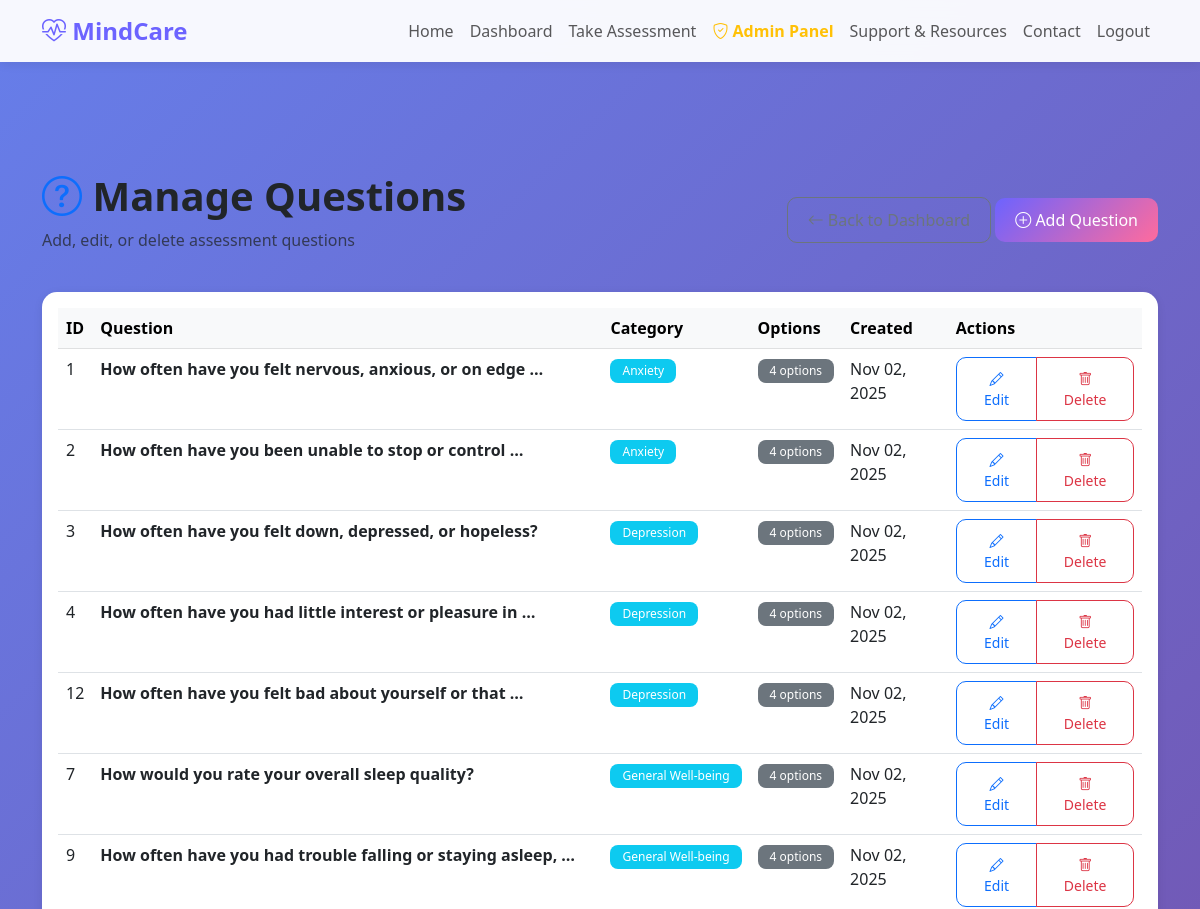
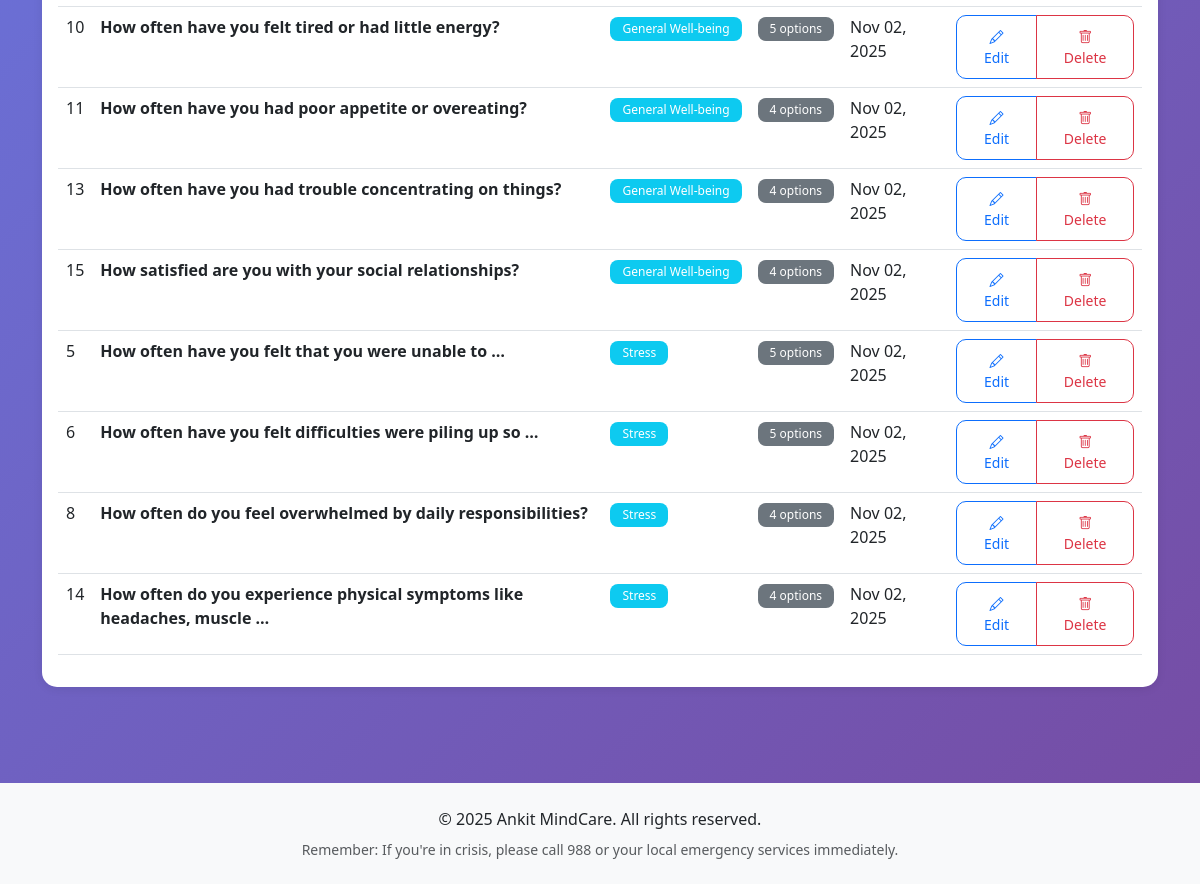
Screenshot of /admin-panel/questions/ (signed in) with the database file from the repository (2 pictures, top to bottom).
### assessments/models.py (models this page shows, shortened)
class Question(models.Model):
    CATEGORY_CHOICES = [
        ('anxiety', 'Anxiety'),
        ('depression', 'Depression'),
        ('stress', 'Stress'),
        ('general', 'General Well-being'),
    ]
    text = models.TextField()
    category = models.CharField(max_length=20, choices=CATEGORY_CHOICES, default='general')
    created_at = models.DateTimeField(auto_now_add=True)
    class Meta:
        ordering = ['category', 'id']

### assessments/views.py (the view)
# urls.py: path('admin-panel/questions/', views.admin_questions, name='admin_questions'),
@login_required
@user_passes_test(is_staff_user)
def admin_questions(request):
    questions = Question.objects.prefetch_related('options').all()
    context = {
        'questions': questions,
    }
    return render(request, 'assessments/admin/questions.html', context)

### assessments/views.py (called while the page is built)
def is_staff_user(user):
    return user.is_authenticated and user.is_staff

### assessments/templates/assessments/admin/questions.html (shortened to what this page needs)
{% extends 'assessments/base.html' %}
{% block content %}
<div class="container py-5 mt-5">
    <div class="row mb-4">
        <div class="col-12">
            <div class="d-flex justify-content-between align-items-center">
                <div>
                    <h1 class="fw-bold mb-2">
                        <i class="bi bi-question-circle text-primary"></i> Manage Questions
                    </h1>
                    <p class="text-muted">Add, edit, or delete assessment questions</p>
                </div>
                <div>
                    <a href="{% url 'admin_dashboard' %}" class="btn btn-outline-secondary">
                        <i class="bi bi-arrow-left"></i> Back to Dashboard
                    </a>
                    <a href="{% url 'admin_add_question' %}" class="btn btn-primary">
                        <i class="bi bi-plus-circle"></i> Add Question
                    </a>
                </div>
            </div>
        </div>
    </div>
    {% if questions %}
    <div class="row">
        <div class="col-12">
            <div class="card shadow-sm">
                <div class="card-body">
                    <div class="table-responsive">
                        <table class="table table-hover">
                            <thead class="table-light">
                                <tr>
                                    <th>ID</th>
                                    <th>Question</th>
                                    <th>Category</th>
                                    <th>Options</th>
                                    <th>Created</th>
                                    <th>Actions</th>
                                </tr>
                            </thead>
                            <tbody>
                                {% for question in questions %}
                                <tr>
                                    <td>{{ question.id }}</td>
                                    <td>
                                        <strong>{{ question.text|truncatewords:10 }}</strong>
                                    </td>
                                    <td>
                                        <span class="badge bg-info">{{ question.get_category_display }}</span>
                                    </td>
                                    <td>
                                        <span class="badge bg-secondary">{{ question.options.count }} options</span>
                                    </td>
                                    <td>{{ question.created_at|date:"M d, Y" }}</td>
                                    <td>
                                        <div class="btn-group" role="group">
                                            <a href="{% url 'admin_edit_question' question.id %}" class="btn btn-sm btn-outline-primary">
                                                <i class="bi bi-pencil"></i> Edit
                                            </a>
                                            <a href="{% url 'admin_delete_question' question.id %}" class="btn btn-sm btn-outline-danger">
                                                <i class="bi bi-trash"></i> Delete
                                            </a>
                                        </div>
                                    </td>
                                </tr>
                                {% endfor %}
                            </tbody>
                        </table>
                    </div>
                </div>
            </div>
        </div>
    </div>
    {% endif %}
</div>
{% endblock %}

### assessments/templates/assessments/base.html (shortened to what this page needs)
{% load static %}
<!DOCTYPE html>
<html lang="en">
<head>
    <link href="https://cdn.jsdelivr.net/npm/bootstrap@5.3.0/dist/css/bootstrap.min.css" rel="stylesheet">
    <link rel="stylesheet" href="https://cdn.jsdelivr.net/npm/bootstrap-icons@1.11.0/font/bootstrap-icons.css">
    <link rel="stylesheet" href="{% static 'css/style.css' %}">
</head>
<body>
    <nav class="navbar navbar-expand-lg navbar-light bg-light fixed-top shadow-sm">
        <div class="container">
            <a class="navbar-brand fw-bold text-primary" href="{% url 'home' %}">
                <i class="bi bi-heart-pulse"></i> MindCare
            </a>
            <div class="collapse navbar-collapse" id="navbarNav">
                <ul class="navbar-nav ms-auto">
                    <li class="nav-item">
                        <a class="nav-link" href="{% url 'home' %}">Home</a>
                    </li>
                    {% if user.is_authenticated %}
                    <li class="nav-item">
                        <a class="nav-link" href="{% url 'dashboard' %}">Dashboard</a>
                    </li>
                    <li class="nav-item">
                        <a class="nav-link" href="{% url 'quiz' %}">Take Assessment</a>
                    </li>
                    {% endif %}
                    {% if user.is_authenticated and user.is_staff %}
                    <li class="nav-item">
                        <a class="nav-link text-warning fw-bold" href="{% url 'admin_dashboard' %}">
                            <i class="bi bi-shield-check"></i> Admin Panel
                        </a>
                    </li>
                    {% endif %}
                    <li class="nav-item">
                        <a class="nav-link" href="{% url 'guidance' %}">Support & Resources</a>
                    </li>
                    <li class="nav-item">
                        <a class="nav-link" href="{% url 'contact' %}">Contact</a>
                    </li>
                    {% if user.is_authenticated %}
                    <li class="nav-item">
                        <a class="nav-link" href="{% url 'logout' %}">Logout</a>
                    </li>
                    {% endif %}
                </ul>
            </div>
        </div>
    </nav>
    <main>
        {% block content %}{% endblock %}
    </main>
    <footer class="bg-light text-center py-4 mt-5">
        <div class="container">
            <p class="mb-2">&copy; 2025 Ankit MindCare. All rights reserved.</p>
            <p class="text-muted small mb-0">
                Remember: If you're in crisis, please call 988 or your local emergency services immediately.
            </p>
        </div>
    </footer>
</body>
</html>

### static/css/style.css (style rules this page uses)
:root { --primary-color: #6c63ff; --secondary-color: #ff6b9d; --success-color: #10b981; --info-color: #3b82f6; --warning-color: #f59e0b; --danger-color: #ef4444; --gradient-start: #667eea; --gradient-end: #764ba2; }
body { font-family: 'Segoe UI', Tahoma, Geneva, Verdana, sans-serif; background: linear-gradient(135deg, #667eea 0%, #764ba2 100%); min-height: 100vh; padding-top: 76px; }
.navbar { backdrop-filter: blur(10px); background: rgba(255, 255, 255, 0.95) !important; }
.navbar-brand { font-size: 1.5rem; color: var(--primary-color) !important; }
.nav-link { font-weight: 500; transition: color 0.3s ease; }
.btn { border-radius: 10px; padding: 10px 20px; font-weight: 500; transition: all 0.3s ease; }
.btn-primary { background: linear-gradient(135deg, var(--primary-color) 0%, var(--secondary-color) 100%); border: none; }
.card { border: none; border-radius: 15px; transition: transform 0.3s ease, box-shadow 0.3s ease; }
.shadow-sm { box-shadow: 0 2px 10px rgba(0, 0, 0, 0.08) !important; }
.badge { padding: 6px 12px; border-radius: 8px; font-weight: 500; }

### rows the page displays
Question: id "1", text "How often have you felt nervous, anxious, or on edge …", category "Anxiety", options.count "4", created_at "Nov 02, 2025"
Question: id "2", text "How often have you been unable to stop or control …", category "Anxiety", options.count "4", created_at "Nov 02, 2025"
Question: id "3", text "How often have you felt down, depressed, or hopeless?", category "Depression", options.count "4", created_at "Nov 02, 2025"
Question: id "4", text "How often have you had little interest or pleasure in …", category "Depression", options.count "4", created_at "Nov 02, 2025"
Question: id "12", text "How often have you felt bad about yourself or that …", category "Depression", options.count "4", created_at "Nov 02, 2025"
Question: id "7", text "How would you rate your overall sleep quality?", category "General Well-being", options.count "4", created_at "Nov 02, 2025"
Question: id "9", text "How often have you had trouble falling or staying asleep, …", category "General Well-being", options.count "4", created_at "Nov 02, 2025"
Question: id "10", text "How often have you felt tired or had little energy?", category "General Well-being", options.count "5", created_at "Nov 02, 2025"
Question: id "11", text "How often have you had poor appetite or overeating?", category "General Well-being", options.count "4", created_at "Nov 02, 2025"
Question: id "13", text "How often have you had trouble concentrating on things?", category "General Well-being", options.count "4", created_at "Nov 02, 2025"
Question: id "15", text "How satisfied are you with your social relationships?", category "General Well-being", options.count "4", created_at "Nov 02, 2025"
Question: id "5", text "How often have you felt that you were unable to …", category "Stress", options.count "5", created_at "Nov 02, 2025"
Question: id "6", text "How often have you felt difficulties were piling up so …", category "Stress", options.count "5", created_at "Nov 02, 2025"
Question: id "8", text "How often do you feel overwhelmed by daily responsibilities?", category "Stress", options.count "4", created_at "Nov 02, 2025"
Question: id "14", text "How often do you experience physical symptoms like headaches, muscle …", category "Stress", options.count "4", created_at "Nov 02, 2025"
